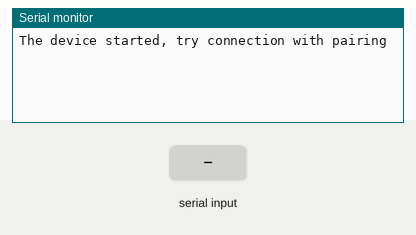
A sketch run on a simulated ESP32. On the bench: the last lines printed to the serial monitor. The inputs (shaded band) are chosen by the test bench. Nothing arrives over Bluetooth unless stated.

Above: at 1.2 s.
1.3 s: "1" received over the second serial link
At 2.5 s:
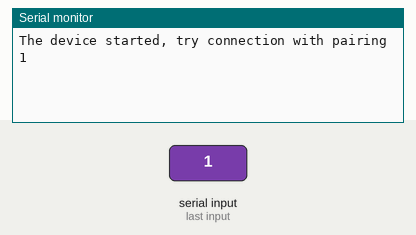
2.8 s: "0" received over the second serial link
At 3.7 s:
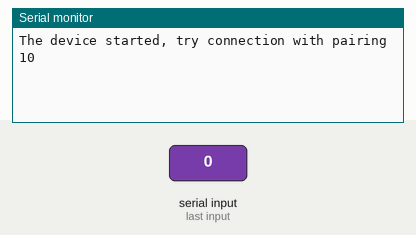

Measured:
- after the input at 1.3 s, the serial monitor: prints a new line at once (image 1)
- after the input at 2.8 s, the serial monitor: prints a new line at once (image 2)

The sketch:

sketch_btserialcomm.ino
```cpp
#include "BluetoothSerial.h"

#if !defined(CONFIG_BT_ENABLED) || !defined(CONFIG_BLUEDROID_ENABLED)
#error Bluetooth is not enabled! Please run `make menuconfig` to and enable it
#endif

BluetoothSerial SerialBT;

void setup() {
  // put your setup code here, to run once:
  Serial.begin(115200);
  SerialBT.begin("ESP32 Bluetooth Communication");
  Serial.println("The device started, try connection with pairing");
}

void loop() {
  // put your main code here, to run repeatedly:
  if (Serial.available()) {
    SerialBT.write(Serial.read());
  }

  if (SerialBT.available()) {
    Serial.write(SerialBT.read());
  }

  delay(20);
}
```
